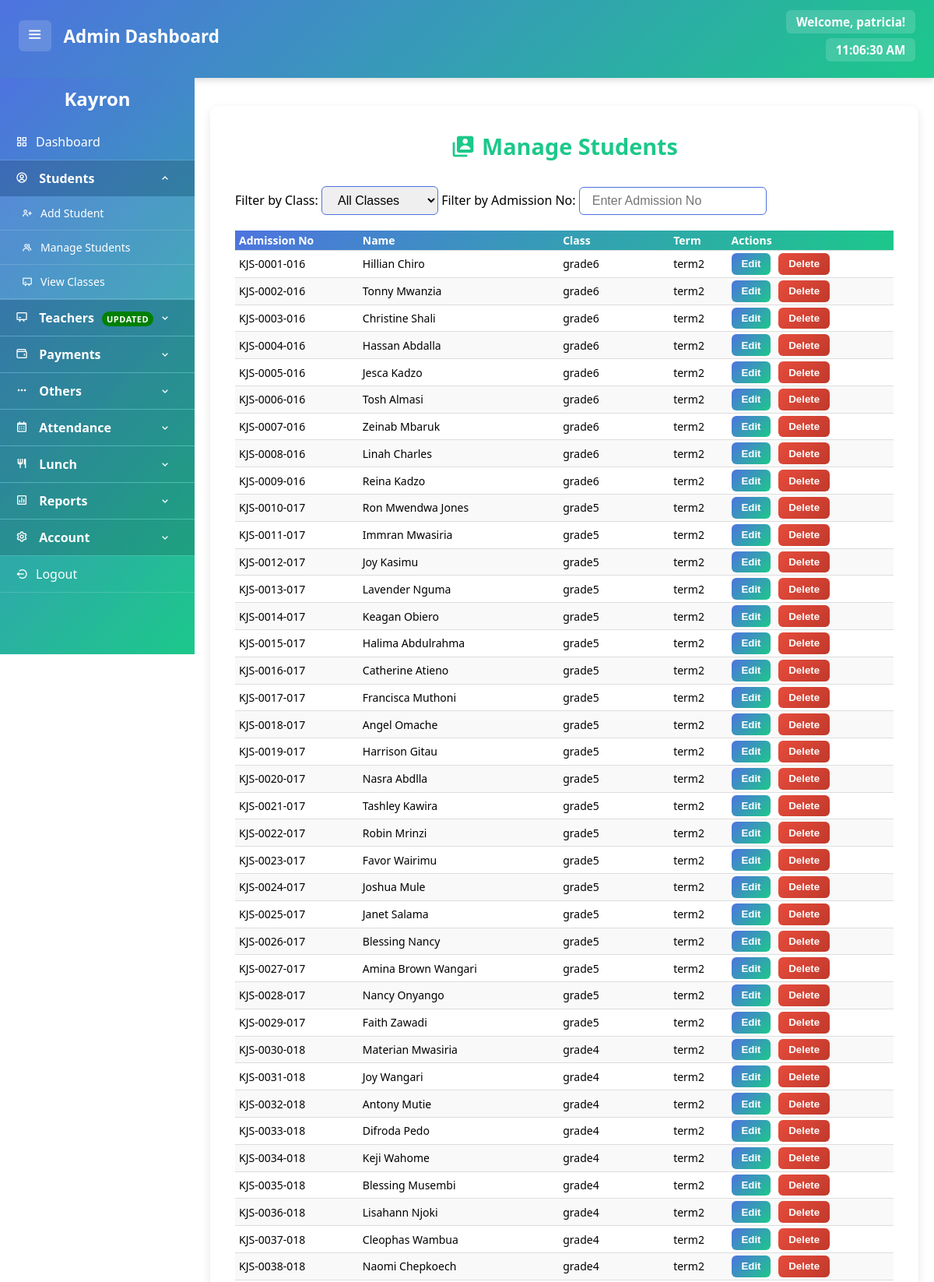
The app's page /php/manage-students.php (signed in, upper part) with its own data.
### tables this page shows
CREATE TABLE student_records (
    id INT AUTO_INCREMENT PRIMARY KEY,
    admission_no VARCHAR(20) NOT NULL UNIQUE,
    birth_cert VARCHAR(20),
    name VARCHAR(100) NOT NULL,
    dob DATE,
    gender ENUM('male', 'female') NOT NULL,
    student_photo LONGBLOB,
    class ENUM(
        'babyclass', 'intermediate', 'pp1', 'pp2',
        'grade1', 'grade2', 'grade3', 'grade4', 'grade5', 'grade6'
    ) NOT NULL,
    term ENUM('term1', 'term2', 'term3') NOT NULL,
    religion ENUM('christian', 'muslim', 'other'),
    guardian VARCHAR(100),
    phone VARCHAR(20),
    alt_phone VARCHAR(20), 
    created_at TIMESTAMP DEFAULT CURRENT_TIMESTAMP
);

### php/manage-students.php (the view, shortened to what this page needs)
<?php
include 'db.php';
$sql = "SELECT * FROM student_records WHERE 1=1";
$stmt = $conn->prepare($sql);
$stmt->execute();
$result = $stmt->get_result();
?>
<!DOCTYPE html>
<html lang="en">
<head>
    <link rel="stylesheet" href="../style/style-sheet.css">
    <link href='https://unpkg.com/boxicons@2.1.4/css/boxicons.min.css' rel='stylesheet'>
</head>
<body>
    <?php include '../includes/header.php'; ?>
    <div class="dashboard-container">
        <?php include '../includes/sidebar.php'; ?>
        <main class="content">
            <div class="manage-container">
    <h2><i class='bx bxs-user-account'></i> Manage Students</h2>
    <label for="class-filter">Filter by Class:</label>
    <select id="class-filter">
        <option value="">All Classes</option>
    </select>
    <label for="admission-filter">Filter by Admission No:</label>
    <input type="text" id="admission-filter" placeholder="Enter Admission No" value="<?= isset($_GET['admission']) ? htmlspecialchars($_GET['admission']) : '' ?>">
    <table border="1">
        <thead>
            <tr>
                <th>Admission No</th>
                <th>Name</th>
                <th>Class</th>
                <th>Term</th>
                <th>Actions</th>
            </tr>
        </thead>
        <tbody id="student-table-body">
            <?php while ($student = $result->fetch_assoc()): ?>
                <tr>
                    <td><?= $student['admission_no']; ?></td>
                    <td><?= $student['name']; ?></td>
                    <td><?= $student['class']; ?></td>
                    <td><?= $student['term']; ?></td>
                    <td>
                        <button class="edit-btn" data-id="<?= $student['admission_no']; ?>">Edit</button>
                        <button class="delete-btn" data-id="<?= $student['admission_no']; ?>">Delete</button>
                    </td>
                </tr>
            <?php endwhile; ?>
        </tbody>
    </table>
</div>
    </main>
</div>
</body>
</html>

### style/style-sheet.css (style rules this page uses)
* { margin: 0; padding: 0; box-sizing: border-box; }
html, body { width: 100%; margin: 0; padding: 0; }
body { padding-bottom: 45px; margin: 0; font-family: 'Segoe UI', sans-serif; background: white; }
main, .content { margin-top: 100px; margin-left: 250px; padding: 20px; min-height: calc(100vh - 100px); background: white; }

### php/manage-students.php (style rules this page uses)
.manage-container { background: #fff; padding: 2rem; border-radius: 10px; box-shadow: 0 4px 12px rgba(0,0,0,0.1); max-width: 1200px; margin: 1rem auto 2rem auto; }
.manage-container h2 { color: #1cc88a; font-weight: 700; font-size: 1.8rem; margin-bottom: 2rem; text-align: center; display: flex; justify-content: center; align-items: center; gap: 0.5rem; }
.manage-container h2 i { color: #1cc88a; font-size: 2rem; }
#class-filter, #admission-filter { padding: 0.5rem 1rem; font-size: 1rem; border: 1.8px solid #4e73df; border-radius: 6px; outline: none; transition: border-color 0.3s ease; cursor: pointer; min-width: 150px; }
table { margin-top: 20px; width: 100%; border-collapse: collapse; font-size: 14px; border: none; }
table th, table td { padding: 3px 5px; border: none; border-bottom: 1px solid #ddd; text-align: left; transition: transform 0.2s; }
table thead { background: linear-gradient(135deg, #4e73df, #1cc88a); color: white; }
table tbody tr:nth-child(even) { background-color: #f9f9f9; }
.edit-btn, .delete-btn { background: linear-gradient(135deg, #4e73df, #1cc88a); color: white; border: none; padding: 0.4rem 0.8rem; border-radius: 6px; font-weight: 600; cursor: pointer; transition: background 0.3s ease; margin-right: 0.4rem; }
.delete-btn { background: linear-gradient(135deg, #e74c3c, #c0392b); }

### records on screen
student_records: admission_no "KJS-0001-016", name "Hillian Chiro", class "grade6", term "term2"
student_records: admission_no "KJS-0002-016", name "Tonny Mwanzia", class "grade6", term "term2"
student_records: admission_no "KJS-0003-016", name "Christine Shali", class "grade6", term "term2"
student_records: admission_no "KJS-0004-016", name "Hassan Abdalla", class "grade6", term "term2"
student_records: admission_no "KJS-0005-016", name "Jesca Kadzo", class "grade6", term "term2"
student_records: admission_no "KJS-0006-016", name "Tosh Almasi", class "grade6", term "term2"
student_records: admission_no "KJS-0007-016", name "Zeinab Mbaruk", class "grade6", term "term2"
student_records: admission_no "KJS-0008-016", name "Linah Charles", class "grade6", term "term2"
student_records: admission_no "KJS-0009-016", name "Reina Kadzo", class "grade6", term "term2"
student_records: admission_no "KJS-0010-017", name "Ron Mwendwa Jones", class "grade5", term "term2"
student_records: admission_no "KJS-0011-017", name "Immran Mwasiria", class "grade5", term "term2"
student_records: admission_no "KJS-0012-017", name "Joy Kasimu", class "grade5", term "term2"
student_records: admission_no "KJS-0013-017", name "Lavender Nguma", class "grade5", term "term2"
student_records: admission_no "KJS-0014-017", name "Keagan Obiero", class "grade5", term "term2"
student_records: admission_no "KJS-0015-017", name "Halima Abdulrahma", class "grade5", term "term2"
student_records: admission_no "KJS-0016-017", name "Catherine Atieno", class "grade5", term "term2"
student_records: admission_no "KJS-0017-017", name "Francisca Muthoni", class "grade5", term "term2"
student_records: admission_no "KJS-0018-017", name "Angel Omache", class "grade5", term "term2"
student_records: admission_no "KJS-0019-017", name "Harrison Gitau", class "grade5", term "term2"
student_records: admission_no "KJS-0020-017", name "Nasra Abdlla", class "grade5", term "term2"
student_records: admission_no "KJS-0021-017", name "Tashley Kawira", class "grade5", term "term2"
student_records: admission_no "KJS-0022-017", name "Robin Mrinzi", class "grade5", term "term2"
student_records: admission_no "KJS-0023-017", name "Favor Wairimu", class "grade5", term "term2"
student_records: admission_no "KJS-0024-017", name "Joshua Mule", class "grade5", term "term2"
student_records: admission_no "KJS-0025-017", name "Janet Salama", class "grade5", term "term2"
student_records: admission_no "KJS-0026-017", name "Blessing Nancy", class "grade5", term "term2"
student_records: admission_no "KJS-0027-017", name "Amina Brown Wangari", class "grade5", term "term2"
student_records: admission_no "KJS-0028-017", name "Nancy Onyango", class "grade5", term "term2"
student_records: admission_no "KJS-0029-017", name "Faith Zawadi", class "grade5", term "term2"
student_records: admission_no "KJS-0030-018", name "Materian Mwasiria", class "grade4", term "term2"
student_records: admission_no "KJS-0031-018", name "Joy Wangari", class "grade4", term "term2"
student_records: admission_no "KJS-0032-018", name "Antony Mutie", class "grade4", term "term2"
student_records: admission_no "KJS-0033-018", name "Difroda Pedo", class "grade4", term "term2"
student_records: admission_no "KJS-0034-018", name "Keji Wahome", class "grade4", term "term2"
student_records: admission_no "KJS-0035-018", name "Blessing Musembi", class "grade4", term "term2"
student_records: admission_no "KJS-0036-018", name "Lisahann Njoki", class "grade4", term "term2"
student_records: admission_no "KJS-0037-018", name "Cleophas Wambua", class "grade4", term "term2"
student_records: admission_no "KJS-0038-018", name "Naomi Chepkoech", class "grade4", term "term2"

### other values on screen
$username "patricia"
